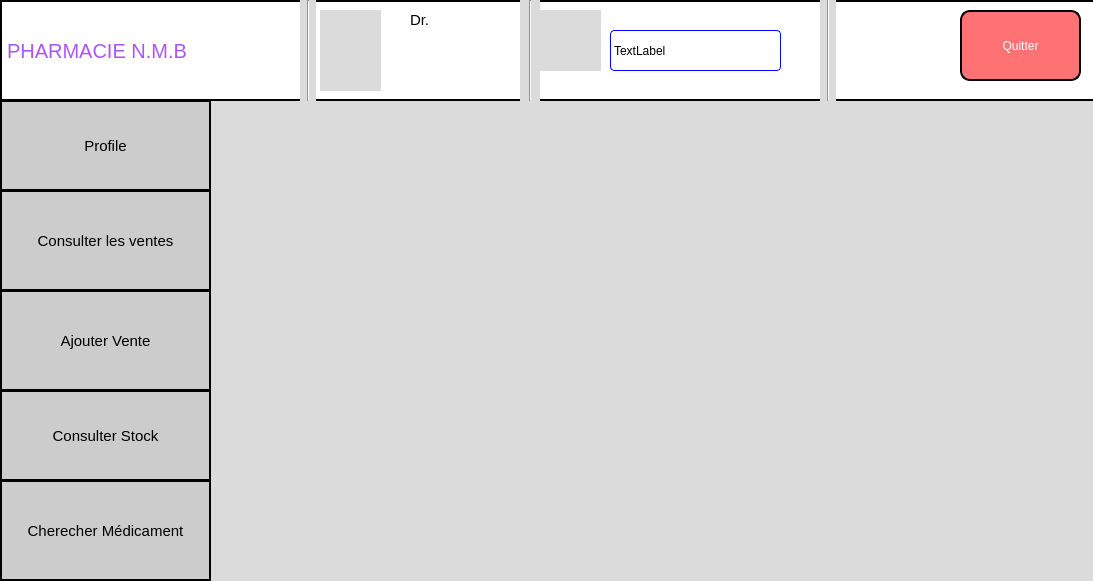
<?xml version="1.0" encoding="UTF-8"?>
<ui version="4.0">
 <class>Employee</class>
 <widget class="QDialog" name="Employee">
  <property name="geometry">
   <rect>
    <x>0</x>
    <y>0</y>
    <width>1093</width>
    <height>581</height>
   </rect>
  </property>
  <property name="windowTitle">
   <string>Dialog</string>
  </property>
  <property name="styleSheet">
   <string notr="true">
background-color: rgb(219, 219, 219);</string>
  </property>
  <widget class="QLabel" name="label">
   <property name="geometry">
    <rect>
     <x>600</x>
     <y>320</y>
     <width>37</width>
     <height>12</height>
    </rect>
   </property>
   <property name="text">
    <string/>
   </property>
  </widget>
  <widget class="QPushButton" name="pushButton_afficher_vente">
   <property name="geometry">
    <rect>
     <x>0</x>
     <y>190</y>
     <width>211</width>
     <height>101</height>
    </rect>
   </property>
   <property name="styleSheet">
    <string notr="true">font-size:	15px;border:2px solid black;
background-color: rgb(204, 204, 204);</string>
   </property>
   <property name="text">
    <string>Consulter les ventes</string>
   </property>
  </widget>
  <widget class="QPushButton" name="pushButton_Consulter_stock">
   <property name="geometry">
    <rect>
     <x>0</x>
     <y>390</y>
     <width>211</width>
     <height>91</height>
    </rect>
   </property>
   <property name="styleSheet">
    <string notr="true">background-color: rgb(204, 204, 204);font-size:15px;border:2px solid black;</string>
   </property>
   <property name="text">
    <string>Consulter Stock</string>
   </property>
  </widget>
  <widget class="QPushButton" name="pushButton_ajouter_vente">
   <property name="geometry">
    <rect>
     <x>0</x>
     <y>290</y>
     <width>211</width>
     <height>101</height>
    </rect>
   </property>
   <property name="styleSheet">
    <string notr="true">
background-color: rgb(204, 204, 204);;font-size:15px;border:2px solid black;</string>
   </property>
   <property name="text">
    <string>Ajouter Vente</string>
   </property>
  </widget>
  <widget class="QPushButton" name="pushButton_4">
   <property name="geometry">
    <rect>
     <x>0</x>
     <y>480</y>
     <width>211</width>
     <height>101</height>
    </rect>
   </property>
   <property name="styleSheet">
    <string notr="true">background-color: rgb(204, 204, 204);font-size:15px;border:2px solid black;</string>
   </property>
   <property name="text">
    <string>Cherecher Médicament</string>
   </property>
  </widget>
  <widget class="QPushButton" name="ButtonProfil">
   <property name="geometry">
    <rect>
     <x>0</x>
     <y>100</y>
     <width>211</width>
     <height>91</height>
    </rect>
   </property>
   <property name="styleSheet">
    <string notr="true">font-size:15px;border:2px solid black;
background-color: rgb(204, 204, 204);</string>
   </property>
   <property name="text">
    <string>Profile</string>
   </property>
  </widget>
  <widget class="QLabel" name="label_2">
   <property name="geometry">
    <rect>
     <x>0</x>
     <y>0</y>
     <width>311</width>
     <height>101</height>
    </rect>
   </property>
   <property name="styleSheet">
    <string notr="true">background-color: rgb(255, 255, 255);font-size:20px;
font: 20pt &quot;Segoe Script&quot;;color:rgb(170, 85, 255);border:2px solid black;</string>
   </property>
   <property name="text">
    <string>PHARMACIE N.M.B</string>
   </property>
  </widget>
  <widget class="QLabel" name="label_3">
   <property name="geometry">
    <rect>
     <x>310</x>
     <y>0</y>
     <width>951</width>
     <height>101</height>
    </rect>
   </property>
   <property name="styleSheet">
    <string notr="true">background-color: rgb(255, 255, 255);border:2px solid black;</string>
   </property>
   <property name="text">
    <string/>
   </property>
  </widget>
  <widget class="QPushButton" name="pushButton_6">
   <property name="geometry">
    <rect>
     <x>960</x>
     <y>10</y>
     <width>121</width>
     <height>71</height>
    </rect>
   </property>
   <property name="styleSheet">
    <string notr="true">border:2px solid black;color:white;border-radius:10px;
font: 900 12pt &quot;Arial Black&quot;;
background-color: rgb(255, 114, 116);</string>
   </property>
   <property name="text">
    <string>Quitter</string>
   </property>
  </widget>
  <widget class="Line" name="line">
   <property name="geometry">
    <rect>
     <x>820</x>
     <y>-10</y>
     <width>16</width>
     <height>111</height>
    </rect>
   </property>
   <property name="orientation">
    <enum>Qt::Vertical</enum>
   </property>
  </widget>
  <widget class="Line" name="line_2">
   <property name="geometry">
    <rect>
     <x>300</x>
     <y>0</y>
     <width>16</width>
     <height>101</height>
    </rect>
   </property>
   <property name="orientation">
    <enum>Qt::Vertical</enum>
   </property>
  </widget>
  <widget class="Line" name="line_4">
   <property name="geometry">
    <rect>
     <x>520</x>
     <y>0</y>
     <width>20</width>
     <height>101</height>
    </rect>
   </property>
   <property name="orientation">
    <enum>Qt::Vertical</enum>
   </property>
  </widget>
  <widget class="QLabel" name="nome_user">
   <property name="geometry">
    <rect>
     <x>410</x>
     <y>50</y>
     <width>101</width>
     <height>20</height>
    </rect>
   </property>
   <property name="styleSheet">
    <string notr="true">background-color:white;
font: 900 14pt &quot;Arial Black&quot;;</string>
   </property>
   <property name="text">
    <string/>
   </property>
  </widget>
  <widget class="QLabel" name="label_6">
   <property name="geometry">
    <rect>
     <x>410</x>
     <y>10</y>
     <width>101</width>
     <height>20</height>
    </rect>
   </property>
   <property name="styleSheet">
    <string notr="true">background-color: rgb(255, 255, 255);font-size:15px;
font: 600 16pt &quot;Segoe UI Variable Text Semibold&quot;;</string>
   </property>
   <property name="text">
    <string>Dr.</string>
   </property>
  </widget>
  <widget class="QLabel" name="label_5">
   <property name="geometry">
    <rect>
     <x>540</x>
     <y>10</y>
     <width>61</width>
     <height>61</height>
    </rect>
   </property>
   <property name="text">
    <string/>
   </property>
   <property name="pixmap">
    <pixmap resource="ressource.qrc">:/res/image/OIP (3).jpeg</pixmap>
   </property>
   <property name="scaledContents">
    <bool>true</bool>
   </property>
  </widget>
  <widget class="QLabel" name="label_7">
   <property name="geometry">
    <rect>
     <x>870</x>
     <y>10</y>
     <width>71</width>
     <height>71</height>
    </rect>
   </property>
   <property name="styleSheet">
    <string notr="true">background-color: white;</string>
   </property>
   <property name="text">
    <string/>
   </property>
   <property name="pixmap">
    <pixmap resource="ressource.qrc">:/res/image/R (1).png</pixmap>
   </property>
   <property name="scaledContents">
    <bool>true</bool>
   </property>
  </widget>
  <widget class="QLabel" name="label_date">
   <property name="geometry">
    <rect>
     <x>610</x>
     <y>30</y>
     <width>171</width>
     <height>41</height>
    </rect>
   </property>
   <property name="styleSheet">
    <string notr="true">border:1px solid blue;border-radius:4px;
font: 10pt &quot;Rockwell&quot;;
background-color: rgb(255, 255, 255);</string>
   </property>
   <property name="text">
    <string>TextLabel</string>
   </property>
  </widget>
  <widget class="QLabel" name="label_8">
   <property name="geometry">
    <rect>
     <x>230</x>
     <y>10</y>
     <width>61</width>
     <height>81</height>
    </rect>
   </property>
   <property name="styleSheet">
    <string notr="true">background-color: rgb(255, 255, 255);</string>
   </property>
   <property name="text">
    <string/>
   </property>
   <property name="pixmap">
    <pixmap resource="ressource.qrc">:/res/image/devenir-pharmacien-921x1024.png</pixmap>
   </property>
   <property name="scaledContents">
    <bool>true</bool>
   </property>
  </widget>
  <widget class="QLabel" name="label_4">
   <property name="geometry">
    <rect>
     <x>320</x>
     <y>10</y>
     <width>61</width>
     <height>81</height>
    </rect>
   </property>
   <property name="text">
    <string/>
   </property>
   <property name="pixmap">
    <pixmap resource="ressource.qrc">:/res/image/WhatsApp Image 2024-04-30 à 20.55.44_6b270705.jpg</pixmap>
   </property>
   <property name="scaledContents">
    <bool>true</bool>
   </property>
  </widget>
 </widget>
 <resources>
  <include location="ressource.qrc"/>
 </resources>
 <connections/>
</ui>
